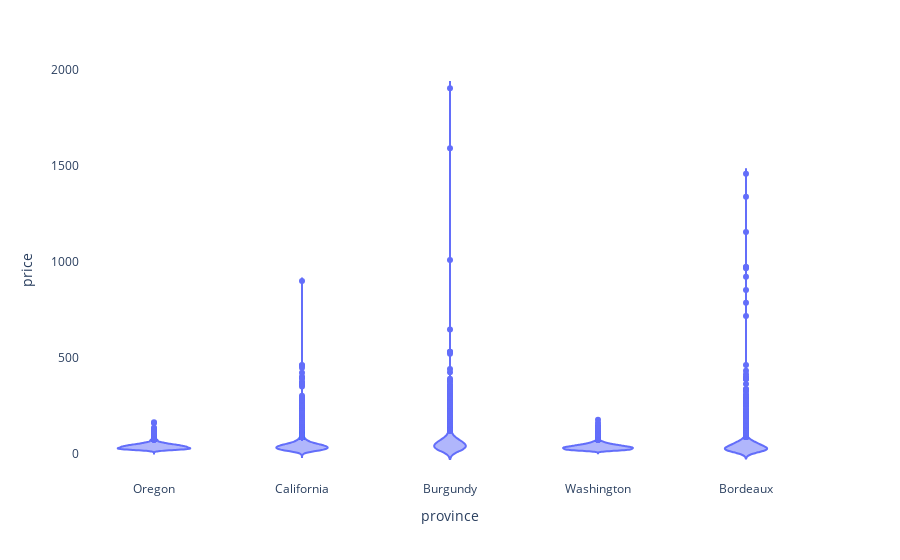

Notebook source saved alongside this figure:
### Code cell
### Average price for the largest varieties
varietytop10 = wine['province'].value_counts(ascending=False)[:5].index.tolist()
data = wine[wine['province'].isin(varietytop10)]
fig322 = px.violin(data, x='province', y='price',labels=dict(x="Country", y="Average Price"))
fig322.update_layout(paper_bgcolor = "rgba(0,0,0,0)",
                  plot_bgcolor = "rgba(0,0,0,0)")
fig322.show()

### Figure 1 — Plotly figure (JSON) as saved in the notebook; plotly's stock layout.template omitted (floating-point values rounded to 4 significant figures; data arrays with more than 128 entries replaced by an {"elided": "..."} marker saying what was removed)
{"data": [{"alignmentgroup": "True", "box": {"visible": false}, "hovertemplate": "province=%{x}<br>price=%{y}<extra></extra>", "legendgroup": "", "marker": {"color": "#636efa"}, "name": "", "offsetgroup": "", "orientation": "v", "scalegroup": "True", "showlegend": false, "type": "violin", "x": {"elided": "45391 str values"}, "x0": " ", "xaxis": "x", "y": {"elided": "45391 float values"}, "y0": " ", "yaxis": "y"}], "layout": {"legend": {"tracegroupgap": 0}, "margin": {"t": 60}, "paper_bgcolor": "rgba(0,0,0,0)", "plot_bgcolor": "rgba(0,0,0,0)", "violinmode": "group", "xaxis": {"anchor": "y", "domain": [0, 1], "title": {"text": "province"}}, "yaxis": {"anchor": "x", "domain": [0, 1], "title": {"text": "price"}}}}
